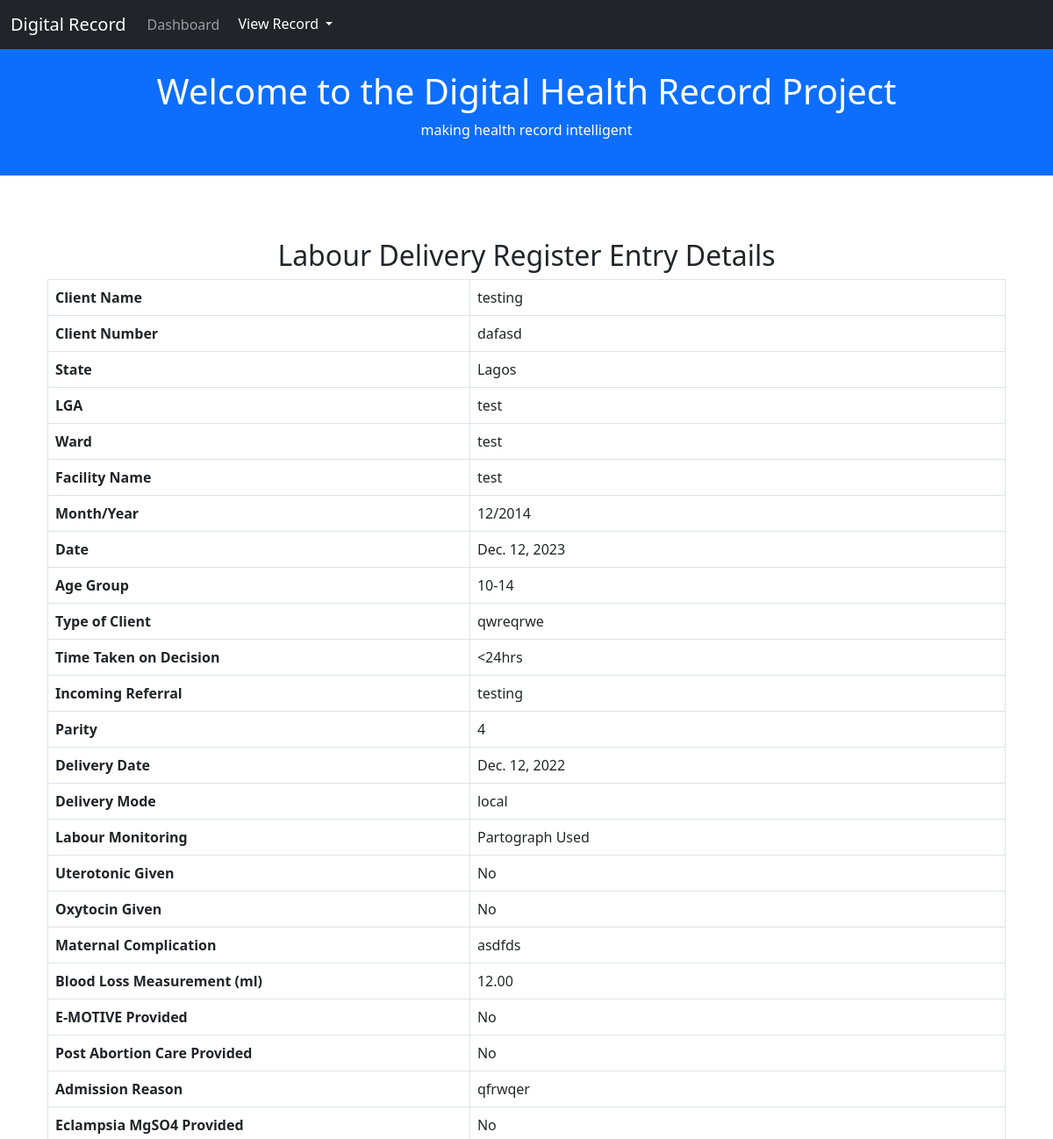
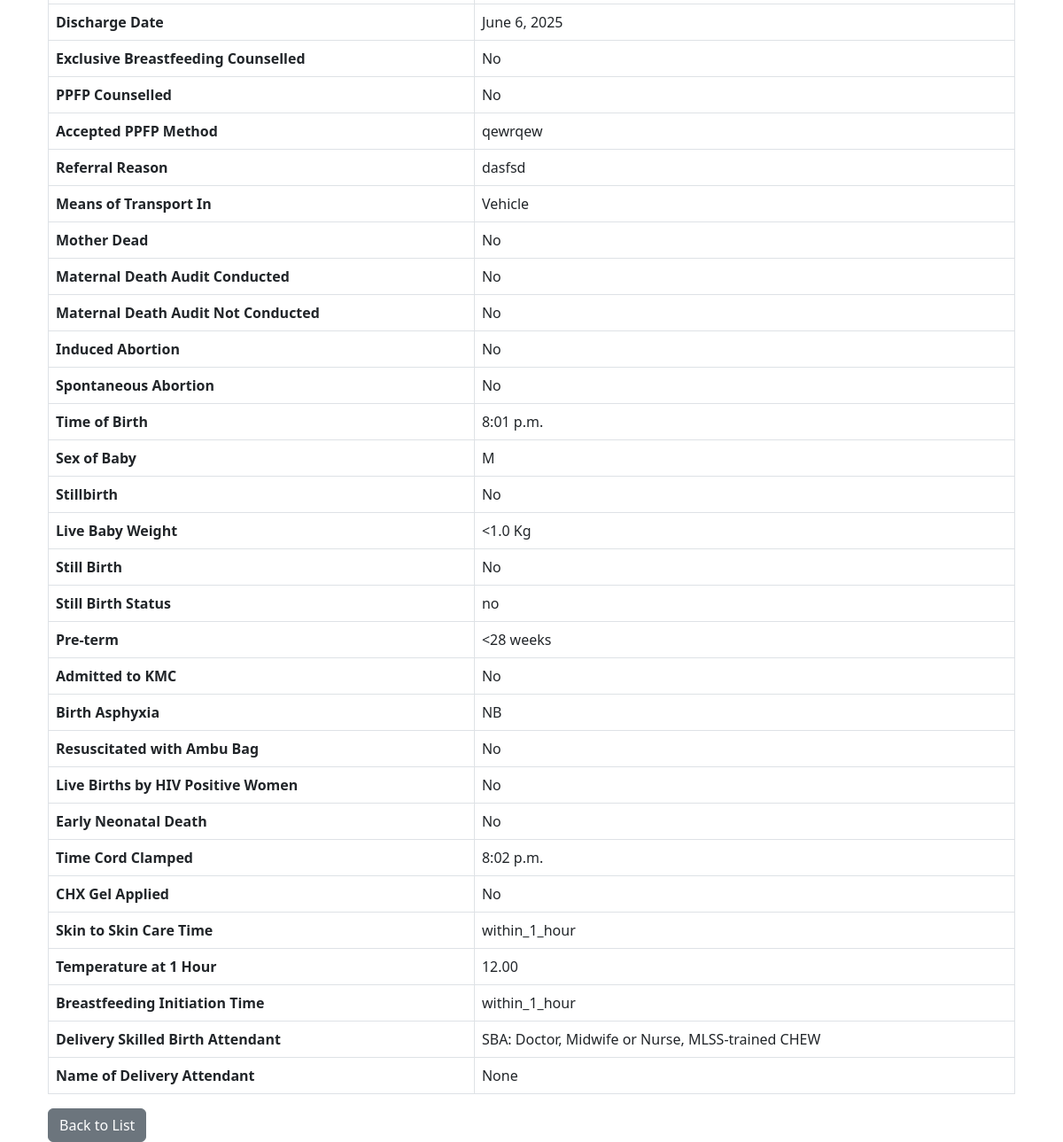
Screenshot of /labour_delivery/1/ with the database file from the repository (2 pictures, top to bottom).
### website/models.py (models this page shows, shortened)
class LabourDeliveryRegister(models.Model):
    state = models.CharField(max_length=255)
    lga = models.CharField(max_length=255)
    ward = models.CharField(max_length=255)
    facility_name = models.CharField(max_length=255)
    month_year = models.CharField(max_length=7)  # MM/YYYY
    date = models.DateField()
    client_name = models.CharField(max_length=255)  # Name of the client
    client_number = models.CharField(max_length=50)  # Client or Patient number
    age_group = models.CharField(max_length=5, choices=[
        ('10-14', '10 - 14 years'),
        ('15-19', '15 - 19 years'),
        ('20-24', '20 - 24 years'),
        ('25-35', '25 - 35 years'),
        ('36-49', '36 - 49 years'),
        ('50+', '≥ 50 years'),
    ], blank=True, null=True)
    type_of_client = models.CharField(max_length=50)  # Booked/Unbooked
    time_taken_on_decision = models.CharField(max_length=10, choices=[
        ('<24hrs', '< 24 hours'),
        ('≥24hrs', '≥ 24 hours'),
    ], blank=True, null=True)
    labour_monitoring = models.CharField(max_length=200, choices=[
        ('Partograph Used', 'Partograph Used'),
        ('Labour Care Guide Use', 'Labour Care Guide Use'),
    ], blank=True, null=True)
    incoming_referral = models.CharField(max_length=50)  # Referral source
    parity = models.IntegerField()  # Number of pregnancies beyond 28 weeks
    delivery_date = models.DateField()  # Date of delivery
    delivery_mode = models.CharField(max_length=20)  # SVD, CS, AD, etc.
    uterotonic_given = models.BooleanField(default=False)  # True for Yes, False for No
    oxytocin_given = models.BooleanField(default=False)
    misoprostol_given = models.BooleanField(default=False)
    heat_stable_carbetocin_given = models.BooleanField(default=False)
    maternal_complication = models.CharField(max_length=50, blank=True, null=True)  # Complications seen
    blood_loss_measurement_mls = models.DecimalField(max_digits=5, decimal_places=2, blank=True, null=True)
    e_motive_provided = models.BooleanField(default=False)
    post_abortion_care_provided = models.BooleanField(default=False)
    admission_reason = models.CharField(max_length=100, blank=True, null=True)
    eclampsia_mgso4_provided = models.BooleanField(default=False)
    discharge_date = models.DateField(blank=True, null=True)
    exclusive_breastfeeding_counselled = models.BooleanField(default=False)
    ppfp_counselled = models.BooleanField(default=False)
    accepted_ppfp_method = models.CharField(max_length=100, blank=True, null=True)
    referral_reason = models.TextField(blank=True, null=True)
    means_of_transport_in = models.CharField(max_length=20, choices=[
        ('Vehicle', 'Vehicle'),
        ('Ambulance', 'Ambulance'),
        ('Others', 'Others'),
    ], blank=True, null=True)
    mother_dead = models.BooleanField(default=False)
    maternal_death_audit_conducted = models.BooleanField(default=False)
    maternal_death_audit_not_conducted = models.BooleanField(default=False)
    induced_abortion = models.BooleanField(default=False)
    spontaneous_abortion = models.BooleanField(default=False)
    time_of_birth = models.TimeField(null=True, blank=True)
    sex_of_baby = models.CharField(max_length=1, choices=[('M', 'Male'), ('F', 'Female')], blank=True, null=True)
    stillbirth = models.BooleanField(default=False)
    live_birth_weight = models.CharField(max_length=10, choices=[
        ('<1.0 Kg', '< 1.0 Kg'),
        ('1.0-1.5 Kg', '1.0 - < 1.5 Kg'),
        ('1.5-2.5 Kg', '1.5 - < 2.5 Kg'),
        ('≥2.5 Kg', '≥ 2.5 Kg'),
    ], blank=True, null=True)
    still_birth = models.BooleanField(default=False)  # Stillbirth indicator
    still_birth_status = models.CharField(max_length=255)
    pre_term = models.CharField(max_length=15, choices=[
        ('<28 weeks', '< 28 weeks'),
        ('28-32 weeks', '28 - < 32 weeks'),
        ('32-34 weeks', '32 - < 34 weeks'),
        ('34-37 weeks', '34 - < 37 weeks'),
    ], blank=True, null=True)
    admitted_to_kmc = models.BooleanField(default=False)
    birth_asphyxia = models.CharField(max_length=2, choices=[
        ('NB', 'Not Breathing'),
        ('NC', 'Not Crying'),
    ], blank=True, null=True)
    resuscitated_with_ambu_bag = models.BooleanField(default=False)
    live_births_hiv_positive = models.BooleanField(default=False)
    early_neonatal_death = models.BooleanField(default=False)
    time_cord_clamped = models.TimeField(null=True, blank=True)
    chx_gel_applied = models.BooleanField(default=False)
    skin_to_skin_care_time = models.CharField(max_length=50, choices=[
        ('within_1_hour', 'Within 1 Hour'),
        ('after_1_hour', 'After 1 Hour'),
    ], blank=True, null=True)
    temperature_at_1_hour = models.DecimalField(max_digits=4, decimal_places=2, blank=True, null=True)
    breastfeeding_initiation_time = models.CharField(max_length=50, choices=[
        ('within_1_hour', 'Initiation of breastfeeding within 1 hour'),
        ('after_1_hour', 'Initiation of breastfeeding after 1 hour'),
    ], blank=True, null=True)
    delivery_skilled_birth_attendant = models.CharField(max_length=50, choices=[
        ('SBA: Doctor, Midwife or Nurse, MLSS-trained CHEW', 'SBA: Doctor, Midwife or Nurse, MLSS-trained CHEW'),
        ('Others', 'others'),
    ], blank=True, null=True)
    name_of_delivery_attendant = models.CharField(max_length=100, blank=True, null=True)
    date_created = models.DateTimeField(default=timezone.now)

### website/views.py (the view)
# urls.py: path('labour_delivery/<int:id>/', views.labour_register_view, name='labour_delivery_view'),
def labour_register_view(request, id):
    entry = get_object_or_404(LabourDeliveryRegister, id=id)  # Retrieve the specific entry by ID
    return render(request, 'labour_register_view.html', {'entry': entry})

### website/templates/labour_register_view.html
{% extends 'base.html' %}
{% block content %}
<div class="container mt-5">
    <h2 class="text-center">Labour Delivery Register Entry Details</h2>
    <table class="table table-bordered">
        <tbody>
            <tr>
                <th>Client Name</th>
                <td>{{ entry.client_name }}</td>
            </tr>
            <tr>
                <th>Client Number</th>
                <td>{{ entry.client_number }}</td>
            </tr>
            <tr>
                <th>State</th>
                <td>{{ entry.state }}</td>
            </tr>
            <tr>
                <th>LGA</th>
                <td>{{ entry.lga }}</td>
            </tr>
            <tr>
                <th>Ward</th>
                <td>{{ entry.ward }}</td>
            </tr>
            <tr>
                <th>Facility Name</th>
                <td>{{ entry.facility_name }}</td>
            </tr>
            <tr>
                <th>Month/Year</th>
                <td>{{ entry.month_year }}</td>
            </tr>
            <tr>
                <th>Date</th>
                <td>{{ entry.date }}</td>
            </tr>
            <tr>
                <th>Age Group</th>
                <td>{{ entry.age_group }}</td>
            </tr>
            <tr>
                <th>Type of Client</th>
                <td>{{ entry.type_of_client }}</td>
            </tr>
            <tr>
                <th>Time Taken on Decision</th>
                <td>{{ entry.time_taken_on_decision }}</td>
            </tr>
            <tr>
                <th>Incoming Referral</th>
                <td>{{ entry.incoming_referral }}</td>
            </tr>
            <tr>
                <th>Parity</th>
                <td>{{ entry.parity }}</td>
            </tr>
            <tr>
                <th>Delivery Date</th>
                <td>{{ entry.delivery_date }}</td>
            </tr>
            <tr>
                <th>Delivery Mode</th>
                <td>{{ entry.delivery_mode }}</td>
            </tr>
            <tr>
                <th>Labour Monitoring</th>
                <td>{{ entry.labour_monitoring }}</td>
            </tr>
            <tr>
                <th>Uterotonic Given</th>
                <td>{{ entry.uterotonic_given|yesno:"Yes,No" }}</td>
            </tr>
            <tr>
                <th>Oxytocin Given</th>
                <td>{{ entry.oxytocin_given|yesno:"Yes,No" }}</td>
            </tr>
            <tr>
                <th>Maternal Complication</th>
                <td>{{ entry.maternal_complication }}</td>
            </tr>
            <tr>
                <th>Blood Loss Measurement (ml)</th>
                <td>{{ entry.blood_loss_measurement_mls }}</td>
            </tr>
            <tr>
                <th>E-MOTIVE Provided</th>
                <td>{{ entry.e_motive_provided|yesno:"Yes,No" }}</td>
            </tr>
            <tr>
                <th>Post Abortion Care Provided</th>
                <td>{{ entry.post_abortion_care_provided|yesno:"Yes,No" }}</td>
            </tr>
            <tr>
                <th>Admission Reason</th>
                <td>{{ entry.admission_reason }}</td>
            </tr>
            <tr>
                <th>Eclampsia MgSO4 Provided</th>
                <td>{{ entry.eclampsia_mgso4_provided|yesno:"Yes,No" }}</td>
            </tr>
            <tr>
                <th>Discharge Date</th>
                <td>{{ entry.discharge_date }}</td>
            </tr>
            <tr>
                <th>Exclusive Breastfeeding Counselled</th>
                <td>{{ entry.exclusive_breastfeeding_counselled|yesno:"Yes,No" }}</td>
            </tr>
            <tr>
                <th>PPFP Counselled</th>
                <td>{{ entry.ppfp_counselled|yesno:"Yes,No" }}</td>
            </tr>
            <tr>
                <th>Accepted PPFP Method</th>
                <td>{{ entry.accepted_ppfp_method }}</td>
            </tr>
            <tr>
                <th>Referral Reason</th>
                <td>{{ entry.referral_reason }}</td>
            </tr>
            <tr>
                <th>Means of Transport In</th>
                <td>{{ entry.means_of_transport_in }}</td>
            </tr>
            <tr>
                <th>Mother Dead</th>
                <td>{{ entry.mother_dead|yesno:"Yes,No" }}</td>
            </tr>
            <tr>
                <th>Maternal Death Audit Conducted</th>
                <td>{{ entry.maternal_death_audit_conducted|yesno:"Yes,No" }}</td>
            </tr>
            <tr>
                <th>Maternal Death Audit Not Conducted</th>
                <td>{{ entry.maternal_death_audit_not_conducted|yesno:"Yes,No" }}</td>
            </tr>
            <tr>
                <th>Induced Abortion</th>
                <td>{{ entry.induced_abortion|yesno:"Yes,No" }}</td>
            </tr>
            <tr>
                <th>Spontaneous Abortion</th>
                <td>{{ entry.spontaneous_abortion|yesno:"Yes,No" }}</td>
            </tr>
            <tr>
                <th>Time of Birth</th>
                <td>{{ entry.time_of_birth }}</td>
            </tr>
            <tr>
                <th>Sex of Baby</th>
                <td>{{ entry.sex_of_baby }}</td>
            </tr>
            <tr>
                <th>Stillbirth</th>
                <td>{{ entry.stillbirth|yesno:"Yes,No" }}</td>
            </tr>
            <tr>
                <th>Live Baby Weight</th>
                <td>{{ entry.live_birth_weight }}</td>
            </tr>
            <tr>
                <th>Still Birth</th>
                <td>{{ entry.still_birth|yesno:"Yes,No" }}</td>
            </tr>
            <tr>
                <th>Still Birth Status</th>
                <td>{{ entry.still_birth_status }}</td>
            </tr>
            <tr>
                <th>Pre-term</th>
                <td>{{ entry.pre_term }}</td>
            </tr>
            <tr>
                <th>Admitted to KMC</th>
                <td>{{ entry.admitted_to_kmc|yesno:"Yes,No" }}</td>
            </tr>
            <tr>
                <th>Birth Asphyxia</th>
                <td>{{ entry.birth_asphyxia }}</td>
            </tr>
            <tr>
                <th>Resuscitated with Ambu Bag</th>
                <td>{{ entry.resuscitated_with_ambu_bag|yesno:"Yes,No" }}</td>
            </tr>
            <tr>
                <th>Live Births by HIV Positive Women</th>
                <td>{{ entry.live_births_hiv_positive|yesno:"Yes,No" }}</td>
            </tr>
            <tr>
                <th>Early Neonatal Death</th>
                <td>{{ entry.early_neonatal_death|yesno:"Yes,No" }}</td>
            </tr>
            <tr>
                <th>Time Cord Clamped</th>
                <td>{{ entry.time_cord_clamped }}</td>
            </tr>
            <tr>
                <th>CHX Gel Applied</th>
                <td>{{ entry.chx_gel_applied|yesno:"Yes,No" }}</td>
            </tr>
            <tr>
                <th>Skin to Skin Care Time</th>
                <td>{{ entry.skin_to_skin_care_time }}</td>
            </tr>
            <tr>
                <th>Temperature at 1 Hour</th>
                <td>{{ entry.temperature_at_1_hour }}</td>
            </tr>
            <tr>
                <th>Breastfeeding Initiation Time</th>
                <td>{{ entry.breastfeeding_initiation_time }}</td>
            </tr>
            <tr>
                <th>Delivery Skilled Birth Attendant</th>
                <td>{{ entry.delivery_skilled_birth_attendant }}</td>
            </tr>
            <tr>
                <th>Name of Delivery Attendant</th>
                <td>{{ entry.name_of_delivery_attendant }}</td>
            </tr>
        </tbody>
    </table>
    <a href="{% url 'labour_register_list' %}" class="btn btn-secondary">Back to List</a>
</div>
{% endblock %}

### rows the page displays
LabourDeliveryRegister: client_name "testing", client_number "dafasd", state "Lagos", lga "test", ward "test", facility_name "test", month_year "12/2014", date "Dec. 12, 2023", age_group "10-14", type_of_client "qwreqrwe", time_taken_on_decision "<24hrs", incoming_referral "testing", parity "4", delivery_date "Dec. 12, 2022", delivery_mode "local", labour_monitoring "Partograph Used", uterotonic_given "No", oxytocin_given "No", maternal_complication "asdfds", blood_loss_measurement_mls "12.00", e_motive_provided "No", post_abortion_care_provided "No", admission_reason "qfrwqer", eclampsia_mgso4_provided "No", discharge_date "June 6, 2025", exclusive_breastfeeding_counselled "No", ppfp_counselled "No", accepted_ppfp_method "qewrqew", referral_reason "dasfsd", means_of_transport_in "Vehicle", mother_dead "No", maternal_death_audit_conducted "No", maternal_death_audit_not_conducted "No", induced_abortion "No", spontaneous_abortion "No", time_of_birth "8:01 p.m.", sex_of_baby "M", stillbirth "No", live_birth_weight "<1.0 Kg", still_birth "No", still_birth_status "no", pre_term "<28 weeks", admitted_to_kmc "No", birth_asphyxia "NB", resuscitated_with_ambu_bag "No", live_births_hiv_positive "No", early_neonatal_death "No", time_cord_clamped "8:02 p.m.", chx_gel_applied "No", skin_to_skin_care_time "within_1_hour", temperature_at_1_hour "12.00", breastfeeding_initiation_time "within_1_hour", delivery_skilled_birth_attendant "SBA: Doctor, Midwife or Nurse, MLSS-trained CHEW", name_of_delivery_attendant "None"
